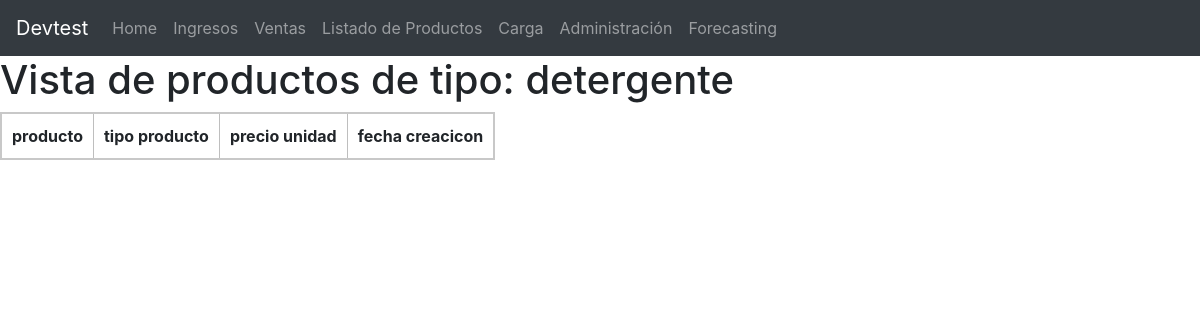
/detalle_tipo?product_type=detergente, run on an earlier commit of the app's database.
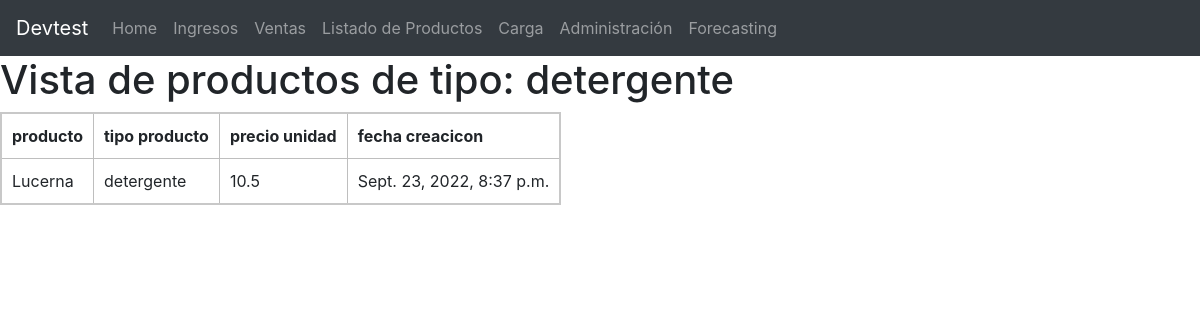
And on a later commit of the database.
### cr/models.py (models this page shows, shortened)
class CatalogoProds(models.Model):
    nombre_producto = models.CharField(max_length=127)
    pais_producto = models.CharField(max_length=127)
    tipo_producto = models.CharField(max_length=127)
    precio_unidad = models.FloatField()
    created_at = models.DateTimeField(auto_now_add=True)
    class Meta:
        verbose_name = "Producto"
        verbose_name_plural = "Productos"

### cr/views.py (the view)
# urls.py: re_path('detalle_tipo', detalle_producto_tipo, name='detail_per_type'),
def detalle_producto_tipo(request):
    ptype = request.GET.get("product_type", "")
    productos_por_tipo = CatalogoProds.objects.filter(tipo_producto=ptype)
    return render(request, "vista_por_tipo.html", context={"tipo_producto": ptype, "productos": productos_por_tipo})

### cr/templates/vista_por_tipo.html (shortened to what this page needs)
{% extends "navbar.html"%}
{% block content %}
<body>
    <h1>Vista de productos de tipo: {{ tipo_producto }}</h1>
    <table>
    <tr><th>producto</th><th>tipo producto</th><th>precio unidad</th><th>fecha creacicon</th></tr>
    {% for p in productos %}
    <tr>
        <td> {{ p.nombre_producto }}</td>
        <td> {{ p.tipo_producto }}</td>
        <td> {{ p.precio_unidad }}</td>
        <td> {{ p.created_at }}</td>
    </tr>
{% endfor %}
</table>
</body>
{% endblock %}

What changed in the data, as far as the page shows it:
added CatalogoProds: tipo_producto "detergente", nombre_producto "Lucerna", precio_unidad "10.5", created_at "Sept. 23, 2022, 8:37 p.m."
Also different on the page:
{{ tipo_producto }}: "detergente" → (not shown)
